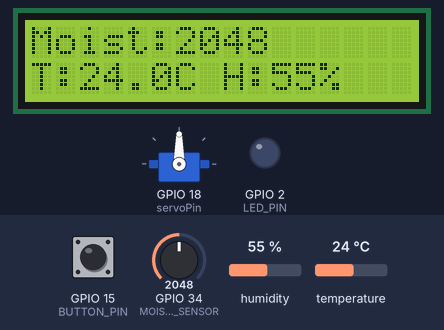
Bench run of a sketch on a simulated ESP32. Shown: 16×2 character LCD, servo, output pins drawn as LEDs (lit = HIGH). The test bench sets the inputs (shaded band); at power-on: humidity 55 %, GPIO 15 (BUTTON_PIN) HIGH, GPIO 34 (MOISTURE_SENSOR) = 2048, temperature 24 °C. WiFi joins after 1.5 s; servers stay silent unless stated; what the sketch prints to the serial monitor is not drawn.

Above: at 5.0 s.
5.1 s: humidity set to 51 %
At 7.3 s:
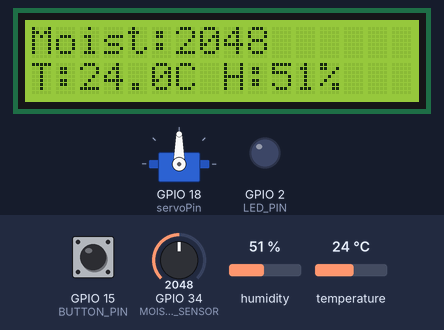
11.1 s: humidity set to 48 %
At 13.4 s:
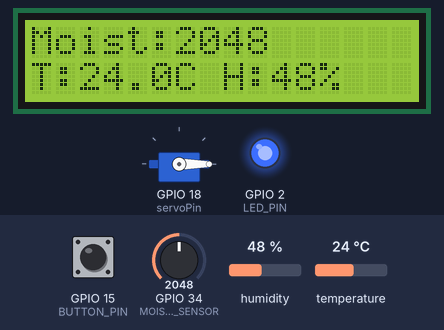
13.7 s: GPIO 15 (BUTTON_PIN) pulled LOW for 1.25 s
At 15.6 s:
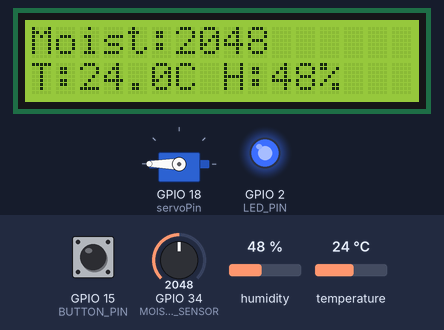
16.4 s: GPIO 34 (MOISTURE_SENSOR) set to 1960
At 17.5 s:
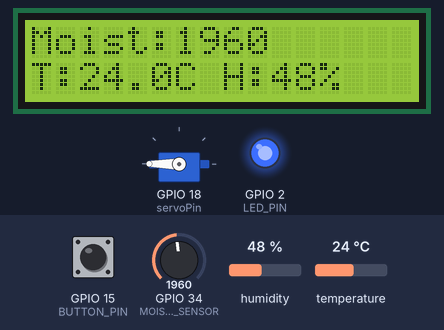
18.1 s: temperature set to 12 °C
At 19.8 s:
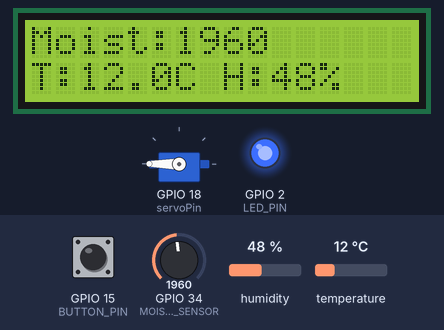
20.2 s: GPIO 34 (MOISTURE_SENSOR) set to 2040
At 21.7 s:
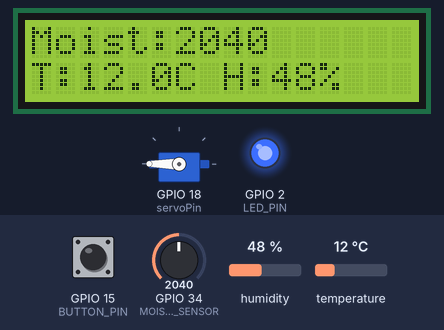
Timing chart, 0 to 23.2 s (numbered marks = the images above; inputs shaded):
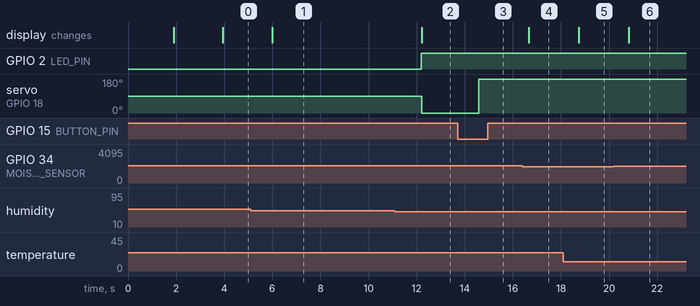

Measured:
- the behaviour switches between 50 and 49 % on humidity (found by bisection; images 1 and 2)
- after the input at 5.1 s, the display: changes after 0.90 s (image 1)
- after the input at 11.1 s, GPIO 2 (LED_PIN): LOW → HIGH after 1.1 s; servo on GPIO 18 (servoPin): 90° → 0° after 1.1 s; the display: changes after 1.1 s (image 2)
- after the input at 13.7 s, servo on GPIO 18 (servoPin): 0° → 180° after 0.88 s
- after the input at 16.4 s, the display: changes after 0.26 s (image 4)
- after the input at 18.1 s, the display: changes after 0.64 s (image 5)
- after the input at 20.2 s, the display: changes after 0.62 s (image 6)

The sketch:

Smart_Irrigation_System_sketch.ino
```cpp
#define BLYNK_TEMPLATE_ID "TMPL206TCp1Em"
#define BLYNK_TEMPLATE_NAME "Smart irrigation system"
#define BLYNK_AUTH_TOKEN "ag1rYVQKl2uEU8wm-iqwr1cHLNj3PDJg"

#define BLYNK_PRINT Serial
#include <WiFi.h>
#include <BlynkSimpleEsp32.h>
#include <LiquidCrystal_I2C.h>
#include <DHT.h>
#include <ESP32Servo.h>


char auth[] = "ag1rYVQKl2uEU8wm-iqwr1cHLNj3PDJg";
char ssid[] = "Wokwi-GUEST";
char pass[] = "";


// Pin Definitions
#define MOISTURE_SENSOR 34
#define DHT_PIN 4
#define LED_PIN 2
#define BUTTON_PIN 15


#define servoPin 18

// Thresholds
#define MOISTURE_THRESHOLD 2000
#define TEMPERATURE_THRESHOLD 40
#define HUMIDITY_THRESHOLD 50
#define IRRIGATION_DURATION 10000 // 10 seconds

// Initialize DHT sensor
DHT dht(DHT_PIN, DHT22);
Servo servo1;
// Initialize LCD
LiquidCrystal_I2C lcd(0x27, 16, 2);

// Global variables
float humidity = 0;
float temperature = 0;
int moistureValue = 0;
bool irrigationActive = false;
unsigned long irrigationStartTime = 0;
bool manualOverride = false;

#define VIRTUAL_MOISTURE V1
#define VIRTUAL_TEMPERATURE V2
#define VIRTUAL_HUMIDITY V3
#define VIRTUAL_IRRIGATION V4
#define VIRTUAL_BUTTON V5

void setup() {
  // Initialize serial communication
  Serial.begin(115200);

  Blynk.begin("ag1rYVQKl2uEU8wm-iqwr1cHLNj3PDJg", "Wokwi-GUEST", "");


  Serial.println("\nWiFi connected!");


  // Initialize pins
  pinMode(MOISTURE_SENSOR, INPUT);
  pinMode(LED_PIN, OUTPUT);
  pinMode(BUTTON_PIN, INPUT_PULLUP);

  // Turn off the LED initially
  digitalWrite(LED_PIN, LOW);

  // Initialize DHT sensor
  dht.begin();

  // Initialize LCD
  lcd.init();
  lcd.backlight();
  lcd.setCursor(0, 0);
  lcd.print("IoT Irrigation");
  lcd.setCursor(0, 1);
  lcd.print("System Starting");
  delay(2000);
  servo1.attach(servoPin);
  Serial.println("IoT Irrigation System Started");
}

void loop() {

  Blynk.run();

  // Read sensor values
  readSensors();

  // Check button for manual override
  checkButton();

  // Display sensor values on LCD
  updateDisplay();

  // Check if irrigation is needed
  checkIrrigation();

  // Manage irrigation system
  manageIrrigation();

  // Print to serial monitor
  serialOutput();

  // Wait for a while
  delay(1000);
}

void readSensors() {
  // Read moisture value (0-4095 on ESP32)
  moistureValue = analogRead(MOISTURE_SENSOR);

  // Read temperature and humidity
  humidity = dht.readHumidity();
  temperature = dht.readTemperature();

  // Check if the readings are valid
  if (isnan(humidity) || isnan(temperature)) {
    Serial.println("Failed to read from DHT sensor!");
    humidity = 0.0;
    temperature = 0.0;
  }

  Blynk.virtualWrite(VIRTUAL_MOISTURE, moistureValue);
  Blynk.virtualWrite(VIRTUAL_TEMPERATURE, temperature);
  Blynk.virtualWrite(VIRTUAL_HUMIDITY, humidity);
}

void updateDisplay() {
  lcd.clear();
  lcd.setCursor(0, 0);
  lcd.print("Moist:");
  lcd.print(moistureValue);

  lcd.setCursor(0, 1);
  lcd.print("T:");
  lcd.print(temperature, 1);
  lcd.print("C H:");
  lcd.print(humidity, 0);
  lcd.print("%");
}

void checkButton() {
  if (digitalRead(BUTTON_PIN) == LOW) {
    manualOverride = !manualOverride;
    Blynk.virtualWrite(VIRTUAL_BUTTON, manualOverride ? 1 : 0);
    Serial.println("Manual override: " + String(manualOverride ? "ON" : "OFF"));
    delay(300); // Debounce
  }
}

void checkIrrigation() {
  // Check if irrigation is needed based on sensor values or manual override
  if (!irrigationActive && (moistureValue < MOISTURE_THRESHOLD || manualOverride || temperature > TEMPERATURE_THRESHOLD || humidity < HUMIDITY_THRESHOLD )) {
    // Soil is dry or manual override, start irrigation
    irrigationActive = true;
    irrigationStartTime = millis();
    digitalWrite(LED_PIN, HIGH);
    Blynk.virtualWrite(VIRTUAL_IRRIGATION, 1);
    OpenWater();
    Serial.println("Irrigation started");
  }

  // Check if irrigation should be stopped after 5 seconds
  if (irrigationActive && (millis() - irrigationStartTime >= 5000)) {
    // Stop irrigation after 10 seconds
    irrigationActive = false;
    digitalWrite(LED_PIN, LOW); // Turn off the pump LED
    Blynk.virtualWrite(VIRTUAL_IRRIGATION, 0);
    CloseWater();
    Serial.println("Irrigation stopped after 5 seconds");
  }
}

void manageIrrigation() {
  // Check if irrigation should be stopped
  if (irrigationActive && (millis() - irrigationStartTime >= IRRIGATION_DURATION) && !manualOverride && moistureValue > MOISTURE_THRESHOLD && temperature < TEMPERATURE_THRESHOLD && humidity < HUMIDITY_THRESHOLD) {
    // Irrigation time is over and not in manual mode, stop irrigation
    irrigationActive = false;
    digitalWrite(LED_PIN, LOW);
    CloseWater();
    Blynk.virtualWrite(VIRTUAL_IRRIGATION, 0);
    Serial.println("Irrigation stopped");
  }

  // Keep irrigation active if in manual mode
  if (manualOverride) {
    digitalWrite(LED_PIN, HIGH);
    ManualOverrideWater();
  }
}

void serialOutput() {
  Serial.println("--------------------");
  Serial.println("Moisture: " + String(moistureValue));
  Serial.println("Temperature: " + String(temperature) + "°C");
  Serial.println("Humidity: " + String(humidity) + "%");
  Serial.println("Irrigation: " + String(irrigationActive ? "ON" : "OFF"));
  Serial.println("--------------------");
}

BLYNK_WRITE(VIRTUAL_BUTTON) {
  manualOverride = param.asInt();
  Serial.println("Manual Override from Blynk: " + String(manualOverride ? "ON" : "OFF"));
}

void OpenWater() {
  servo1.write(0);   // Fully open the valve
  Serial.println("Servo at 0° - Water is flowing");
}

void CloseWater() {
  servo1.write(90);  // Neutral position (closed)
  Serial.println("Servo at 90° - Water flow stopped");
}

void ManualOverrideWater() {
  servo1.write(180); // Fully open in manual mode
  Serial.println("Servo at 180° - Manual Water Control Active");
}
```
